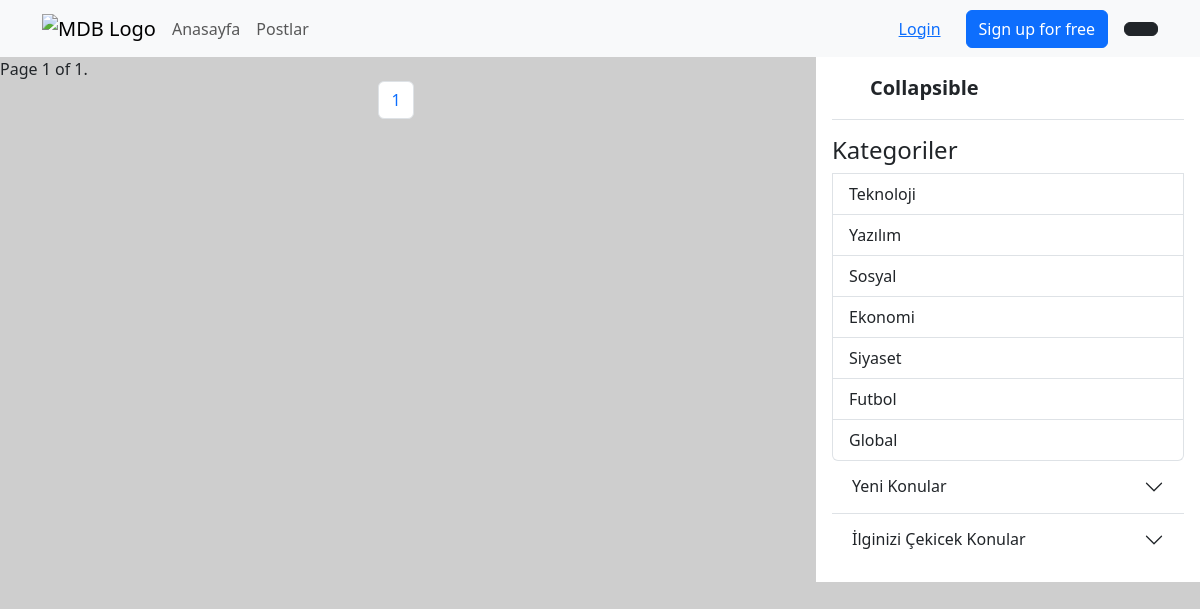
The app's page /post/1/ with its own data.
### appMy/models.py (models this page shows, shortened)
class Category(models.Model):
    title = models.CharField(("Kategori"), max_length=50)

### appMy/views.py (the view)
# urls.py: path('post/<categoryid>/', allPost),
def allPost(request,categoryid="all"):
    if categoryid == "all":
        sozluks = Sozluk.objects.all()
    else:
        sozluks = Sozluk.objects.filter(category=categoryid)
    paginator = Paginator(sozluks, 5)  # Show 25 contacts per page.
    page_number = request.GET.get('page')
    sozluks = paginator.get_page(page_number)
    sozluks_new = Sozluk.objects.all().order_by("-date_now")[:3]
    sozluks_random = Sozluk.objects.all().order_by("?")[:3]
    categorys = Category.objects.all()
    context={
        "sozluks": sozluks,
        "sozluks_new": sozluks_new,
        "sozluks_random": sozluks_random,
        "categorys": categorys,
    }
    return render(request,'allPost.html',context)

### appMy/templates/allPost.html (shortened to what this page needs)
{% extends 'base.html' %}
{% load static %}
{% block body %}
    <main>
        <div class="container-fluid px-0">
            <div class="row">
                <div class="col-8">
                    <div class="list-group">
                        <div class="pagination">
                            <span class="step-links">
                                <span class="current">
                                    Page {{ sozluks.number }} of {{ sozluks.paginator.num_pages }}.
                                </span>
                            </span>
                        </div>
                        <nav aria-label="Page navigation example">
                            <ul class="pagination justify-content-center">
                                <li class="page-item"><a class="page-link" href="?page={{ sozluks.number }}">{{ sozluks.number }}</a></li>
                            </ul>
                        </nav>
                    </div>
                </div>
                {% include 'part/_sidenav.html' %}
            </div>
        </div>
    </main>
{% endblock body %}

### appMy/templates/part/_sidenav.html (shortened to what this page needs)
{% load static %}
<div class="col-4">
    <div class="flex-shrink-0 p-3 bg-white">
        <a href="/" class="d-flex align-items-center pb-3 mb-3 link-dark text-decoration-none border-bottom">
            <svg class="bi pe-none me-2" width="30" height="24">
                <use xlink:href="#bootstrap"></use>
            </svg>
            <span class="fs-5 fw-semibold">Collapsible</span>
        </a>
        <div class="list-group">
            <h4>Kategoriler</h4>
            {% for i in categorys %}
            <a href="/post/{{ i.id }}/" class="list-group-item list-group-item-action">{{ i.title }}</a>
            {% endfor %}
        </div>
        <div class="accordion accordion-flush" id="accordionFlushExample">
            <div class="accordion-item">
                <h2 class="accordion-header" id="flush-headingOne">
                    <button class="accordion-button collapsed" type="button" data-bs-toggle="collapse"
                        data-bs-target="#flush-collapseOne" aria-expanded="false" aria-controls="flush-collapseOne">
                        Yeni Konular
                    </button>
                </h2>
            </div>
            <div class="accordion-item">
                <h2 class="accordion-header" id="flush-heading2">
                    <button class="accordion-button collapsed" type="button" data-bs-toggle="collapse"
                        data-bs-target="#flush-collapse2" aria-expanded="false" aria-controls="flush-collapse2">
                        İlginizi Çekicek Konular
                    </button>
                </h2>
            </div>
        </div>
    </div>
</div>

### appMy/templates/base.html (style rules this page uses)
body { background: #cecece }

### records on screen
Category: title "Teknoloji"
Category: title "Yazılım"
Category: title "Sosyal"
Category: title "Ekonomi"
Category: title "Siyaset"
Category: title "Futbol"
Category: title "Global"

### other values on screen
{{ sozluks.number }} "1"
{{ sozluks.paginator.num_pages }} "1"
